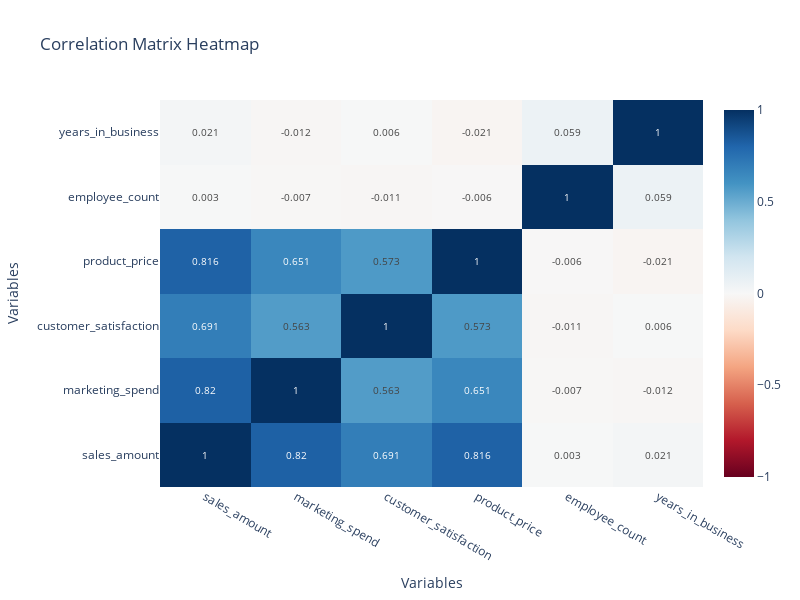
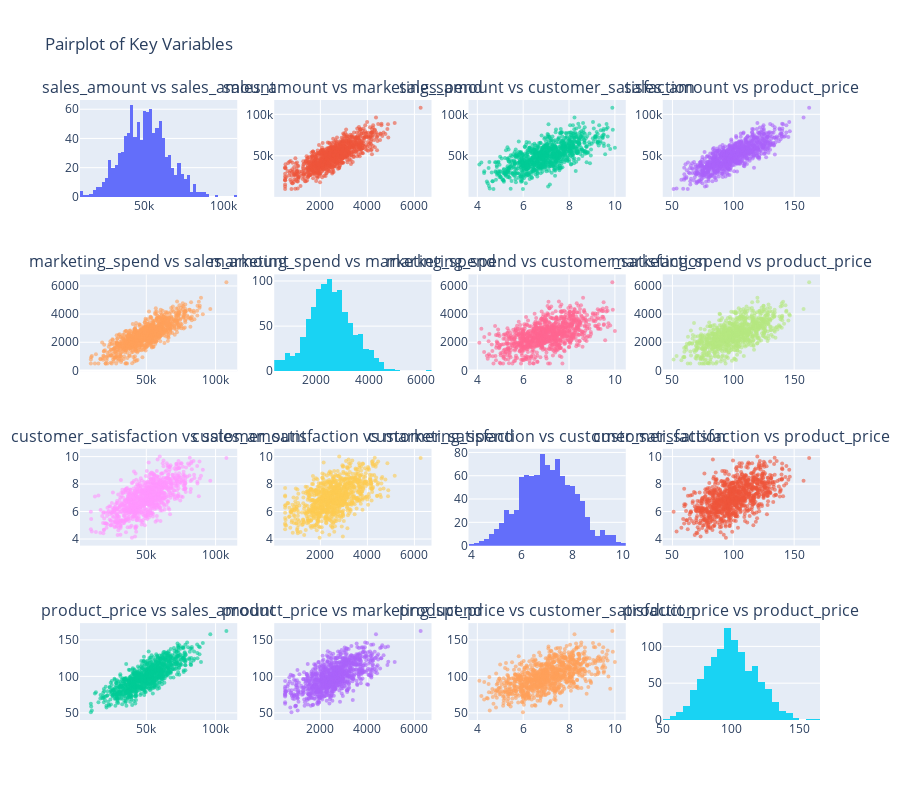

Notebook cell for these charts, in order:
### Code cell
# 3. CORRELATION ANALYSIS AND HEATMAPS
# ====================================

print("CORRELATION ANALYSIS")
print("=" * 22)

# Calculate correlation matrices
numeric_data = df[numeric_cols]
correlation_matrix = numeric_data.corr()

# Create interactive correlation heatmap
fig = go.Figure(data=go.Heatmap(
 z=correlation_matrix.values,
 x=correlation_matrix.columns,
 y=correlation_matrix.columns,
 colorscale='RdBu',
 zmid=0,
 text=correlation_matrix.round(3).values,
 texttemplate="%{text}",
 textfont={"size": 10},
 hoverongaps=False
))

fig.update_layout(
 title="Correlation Matrix Heatmap",
 width=800, height=600,
 xaxis_title="Variables",
 yaxis_title="Variables"
)
fig.show()

# Correlation strength analysis
print("\n3.1 Strong Correlations (|r| > 0.5):")
print("-" * 35)
strong_corrs = []
for i in range(len(correlation_matrix.columns)):
    for j in range(i+1, len(correlation_matrix.columns)):
        corr_val = correlation_matrix.iloc[i, j]
        if abs(corr_val) > 0.5:
            strong_corrs.append({
                'Variable_1': correlation_matrix.columns[i],
                'Variable_2': correlation_matrix.columns[j],
                'Correlation': round(corr_val, 3),
                'Strength': 'Strong' if abs(corr_val) > 0.7 else 'Moderate'
            })

if strong_corrs:
 strong_corr_df = pd.DataFrame(strong_corrs)
 strong_corr_df = strong_corr_df.sort_values('Correlation', key=abs, ascending=False)
 print(strong_corr_df.to_string(index=False))
else:
 print("No strong correlations found (|r| > 0.5)")

# Pairplot for key relationships
print("\n3.2 Creating pairplot for key variables...")
key_vars = ['sales_amount', 'marketing_spend', 'customer_satisfaction', 'product_price']
pairplot_data = df[key_vars + ['region']].copy()

# Create pairplot with Plotly
from plotly.graph_objects import Scatter
fig_pair = make_subplots(rows=len(key_vars), cols=len(key_vars),
 subplot_titles=[f"{x} vs {y}" for x in key_vars for y in key_vars])

for i, var1 in enumerate(key_vars):
    for j, var2 in enumerate(key_vars):
        if i == j:
            # Diagonal: histogram
            fig_pair.add_trace(
                go.Histogram(x=df[var1], name=var1, showlegend=False),
                row=i+1, col=j+1
            )
        else:
            # Off-diagonal: scatter plot
            fig_pair.add_trace(
                go.Scatter(x=df[var2], y=df[var1], mode='markers',
                          name=f'{var1} vs {var2}', showlegend=False,
                          marker=dict(size=4, opacity=0.6)),
                row=i+1, col=j+1
            )

fig_pair.update_layout(height=800, title_text="Pairplot of Key Variables")
fig_pair.show()

print("\n Correlation analysis complete!")

### Figure 1 — Plotly figure (JSON) as saved in the notebook; plotly's stock layout.template omitted (floating-point values rounded to 4 significant figures)
{"data": [{"colorscale": [[0, "rgb(103,0,31)"], [0.1, "rgb(178,24,43)"], [0.2, "rgb(214,96,77)"], [0.3, "rgb(244,165,130)"], [0.4, "rgb(253,219,199)"], [0.5, "rgb(247,247,247)"], [0.6, "rgb(209,229,240)"], [0.7, "rgb(146,197,222)"], [0.8, "rgb(67,147,195)"], [0.9, "rgb(33,102,172)"], [1, "rgb(5,48,97)"]], "hoverongaps": false, "text": [[1.0, 0.82, 0.691, 0.816, 0.003, 0.021], [0.82, 1.0, 0.563, 0.651, -0.007, -0.012], [0.691, 0.563, 1.0, 0.573, -0.011, 0.006], [0.816, 0.651, 0.573, 1.0, -0.006, -0.021], [0.003, -0.007, -0.011, -0.006, 1.0, 0.059], [0.021, -0.012, 0.006, -0.021, 0.059, 1.0]], "textfont": {"size": 10}, "texttemplate": "%{text}", "type": "heatmap", "x": ["sales_amount", "marketing_spend", "customer_satisfaction", "product_price", "employee_count", "years_in_business"], "y": ["sales_amount", "marketing_spend", "customer_satisfaction", "product_price", "employee_count", "years_in_business"], "z": [[1.0, 0.8199, 0.6914, 0.8164, 0.003289, 0.02137], [0.8199, 1.0, 0.5631, 0.6513, -0.006868, -0.01243], [0.6914, 0.5631, 1.0, 0.5733, -0.01111, 0.005546], [0.8164, 0.6513, 0.5733, 1.0, -0.006009, -0.02125], [0.003289, -0.006868, -0.01111, -0.006009, 1.0, 0.0592], [0.02137, -0.01243, 0.005546, -0.02125, 0.0592, 1.0]], "zmid": 0}], "layout": {"height": 600, "title": {"text": "Correlation Matrix Heatmap"}, "width": 800, "xaxis": {"title": {"text": "Variables"}}, "yaxis": {"title": {"text": "Variables"}}}}

### Figure 2 — Plotly figure (JSON) as saved in the notebook; plotly's stock layout.template omitted (floating-point values rounded to 4 significant figures; data arrays with more than 128 entries replaced by an {"elided": "..."} marker saying what was removed)
{"data": [{"name": "sales_amount", "showlegend": false, "type": "histogram", "x": {"elided": "1000 float values"}, "xaxis": "x", "yaxis": "y"}, {"marker": {"opacity": 0.6, "size": 4}, "mode": "markers", "name": "sales_amount vs marketing_spend", "showlegend": false, "type": "scatter", "x": {"elided": "1000 float values"}, "xaxis": "x2", "y": {"elided": "1000 float values"}, "yaxis": "y2"}, {"marker": {"opacity": 0.6, "size": 4}, "mode": "markers", "name": "sales_amount vs customer_satisfaction", "showlegend": false, "type": "scatter", "x": {"elided": "1000 float values"}, "xaxis": "x3", "y": {"elided": "1000 float values"}, "yaxis": "y3"}, {"marker": {"opacity": 0.6, "size": 4}, "mode": "markers", "name": "sales_amount vs product_price", "showlegend": false, "type": "scatter", "x": {"elided": "1000 float values"}, "xaxis": "x4", "y": {"elided": "1000 float values"}, "yaxis": "y4"}, {"marker": {"opacity": 0.6, "size": 4}, "mode": "markers", "name": "marketing_spend vs sales_amount", "showlegend": false, "type": "scatter", "x": {"elided": "1000 float values"}, "xaxis": "x5", "y": {"elided": "1000 float values"}, "yaxis": "y5"}, {"name": "marketing_spend", "showlegend": false, "type": "histogram", "x": {"elided": "1000 float values"}, "xaxis": "x6", "yaxis": "y6"}, {"marker": {"opacity": 0.6, "size": 4}, "mode": "markers", "name": "marketing_spend vs customer_satisfaction", "showlegend": false, "type": "scatter", "x": {"elided": "1000 float values"}, "xaxis": "x7", "y": {"elided": "1000 float values"}, "yaxis": "y7"}, {"marker": {"opacity": 0.6, "size": 4}, "mode": "markers", "name": "marketing_spend vs product_price", "showlegend": false, "type": "scatter", "x": {"elided": "1000 float values"}, "xaxis": "x8", "y": {"elided": "1000 float values"}, "yaxis": "y8"}, {"marker": {"opacity": 0.6, "size": 4}, "mode": "markers", "name": "customer_satisfaction vs sales_amount", "showlegend": false, "type": "scatter", "x": {"elided": "1000 float values"}, "xaxis": "x9", "y": {"elided": "1000 float values"}, "yaxis": "y9"}, {"marker": {"opacity": 0.6, "size": 4}, "mode": "markers", "name": "customer_satisfaction vs marketing_spend", "showlegend": false, "type": "scatter", "x": {"elided": "1000 float values"}, "xaxis": "x10", "y": {"elided": "1000 float values"}, "yaxis": "y10"}, {"name": "customer_satisfaction", "showlegend": false, "type": "histogram", "x": {"elided": "1000 float values"}, "xaxis": "x11", "yaxis": "y11"}, {"marker": {"opacity": 0.6, "size": 4}, "mode": "markers", "name": "customer_satisfaction vs product_price", "showlegend": false, "type": "scatter", "x": {"elided": "1000 float values"}, "xaxis": "x12", "y": {"elided": "1000 float values"}, "yaxis": "y12"}, {"marker": {"opacity": 0.6, "size": 4}, "mode": "markers", "name": "product_price vs sales_amount", "showlegend": false, "type": "scatter", "x": {"elided": "1000 float values"}, "xaxis": "x13", "y": {"elided": "1000 float values"}, "yaxis": "y13"}, {"marker": {"opacity": 0.6, "size": 4}, "mode": "markers", "name": "product_price vs marketing_spend", "showlegend": false, "type": "scatter", "x": {"elided": "1000 float values"}, "xaxis": "x14", "y": {"elided": "1000 float values"}, "yaxis": "y14"}, {"marker": {"opacity": 0.6, "size": 4}, "mode": "markers", "name": "product_price vs customer_satisfaction", "showlegend": false, "type": "scatter", "x": {"elided": "1000 float values"}, "xaxis": "x15", "y": {"elided": "1000 float values"}, "yaxis": "y15"}, {"name": "product_price", "showlegend": false, "type": "histogram", "x": {"elided": "1000 float values"}, "xaxis": "x16", "yaxis": "y16"}], "layout": {"annotations": [{"font": {"size": 16}, "showarrow": false, "text": "sales_amount vs sales_amount", "x": 0.1062, "xanchor": "center", "xref": "paper", "y": 1, "yanchor": "bottom", "yref": "paper"}, {"font": {"size": 16}, "showarrow": false, "text": "sales_amount vs marketing_spend", "x": 0.3688, "xanchor": "center", "xref": "paper", "y": 1, "yanchor": "bottom", "yref": "paper"}, {"font": {"size": 16}, "showarrow": false, "text": "sales_amount vs customer_satisfaction", "x": 0.6313, "xanchor": "center", "xref": "paper", "y": 1, "yanchor": "bottom", "yref": "paper"}, {"font": {"size": 16}, "showarrow": false, "text": "sales_amount vs product_price", "x": 0.8938, "xanchor": "center", "xref": "paper", "y": 1, "yanchor": "bottom", "yref": "paper"}, {"font": {"size": 16}, "showarrow": false, "text": "marketing_spend vs sales_amount", "x": 0.1062, "xanchor": "center", "xref": "paper", "y": 0.7188, "yanchor": "bottom", "yref": "paper"}, {"font": {"size": 16}, "showarrow": false, "text": "marketing_spend vs marketing_spend", "x": 0.3688, "xanchor": "center", "xref": "paper", "y": 0.7188, "yanchor": "bottom", "yref": "paper"}, {"font": {"size": 16}, "showarrow": false, "text": "marketing_spend vs customer_satisfaction", "x": 0.6313, "xanchor": "center", "xref": "paper", "y": 0.7188, "yanchor": "bottom", "yref": "paper"}, {"font": {"size": 16}, "showarrow": false, "text": "marketing_spend vs product_price", "x": 0.8938, "xanchor": "center", "xref": "paper", "y": 0.7188, "yanchor": "bottom", "yref": "paper"}, {"font": {"size": 16}, "showarrow": false, "text": "customer_satisfaction vs sales_amount", "x": 0.1062, "xanchor": "center", "xref": "paper", "y": 0.4375, "yanchor": "bottom", "yref": "paper"}, {"font": {"size": 16}, "showarrow": false, "text": "customer_satisfaction vs marketing_spend", "x": 0.3688, "xanchor": "center", "xref": "paper", "y": 0.4375, "yanchor": "bottom", "yref": "paper"}, {"font": {"size": 16}, "showarrow": false, "text": "customer_satisfaction vs customer_satisfaction", "x": 0.6313, "xanchor": "center", "xref": "paper", "y": 0.4375, "yanchor": "bottom", "yref": "paper"}, {"font": {"size": 16}, "showarrow": false, "text": "customer_satisfaction vs product_price", "x": 0.8938, "xanchor": "center", "xref": "paper", "y": 0.4375, "yanchor": "bottom", "yref": "paper"}, {"font": {"size": 16}, "showarrow": false, "text": "product_price vs sales_amount", "x": 0.1062, "xanchor": "center", "xref": "paper", "y": 0.1562, "yanchor": "bottom", "yref": "paper"}, {"font": {"size": 16}, "showarrow": false, "text": "product_price vs marketing_spend", "x": 0.3688, "xanchor": "center", "xref": "paper", "y": 0.1562, "yanchor": "bottom", "yref": "paper"}, {"font": {"size": 16}, "showarrow": false, "text": "product_price vs customer_satisfaction", "x": 0.6313, "xanchor": "center", "xref": "paper", "y": 0.1562, "yanchor": "bottom", "yref": "paper"}, {"font": {"size": 16}, "showarrow": false, "text": "product_price vs product_price", "x": 0.8938, "xanchor": "center", "xref": "paper", "y": 0.1562, "yanchor": "bottom", "yref": "paper"}], "height": 800, "title": {"text": "Pairplot of Key Variables"}, "xaxis": {"anchor": "y", "domain": [0, 0.2125]}, "xaxis10": {"anchor": "y10", "domain": [0.2625, 0.475]}, "xaxis11": {"anchor": "y11", "domain": [0.525, 0.7375]}, "xaxis12": {"anchor": "y12", "domain": [0.7875, 1]}, "xaxis13": {"anchor": "y13", "domain": [0, 0.2125]}, "xaxis14": {"anchor": "y14", "domain": [0.2625, 0.475]}, "xaxis15": {"anchor": "y15", "domain": [0.525, 0.7375]}, "xaxis16": {"anchor": "y16", "domain": [0.7875, 1]}, "xaxis2": {"anchor": "y2", "domain": [0.2625, 0.475]}, "xaxis3": {"anchor": "y3", "domain": [0.525, 0.7375]}, "xaxis4": {"anchor": "y4", "domain": [0.7875, 1]}, "xaxis5": {"anchor": "y5", "domain": [0, 0.2125]}, "xaxis6": {"anchor": "y6", "domain": [0.2625, 0.475]}, "xaxis7": {"anchor": "y7", "domain": [0.525, 0.7375]}, "xaxis8": {"anchor": "y8", "domain": [0.7875, 1]}, "xaxis9": {"anchor": "y9", "domain": [0, 0.2125]}, "yaxis": {"anchor": "x", "domain": [0.8438, 1]}, "yaxis10": {"anchor": "x10", "domain": [0.2812, 0.4375]}, "yaxis11": {"anchor": "x11", "domain": [0.2812, 0.4375]}, "yaxis12": {"anchor": "x12", "domain": [0.2812, 0.4375]}, "yaxis13": {"anchor": "x13", "domain": [0, 0.1562]}, "yaxis14": {"anchor": "x14", "domain": [0, 0.1562]}, "yaxis15": {"anchor": "x15", "domain": [0, 0.1562]}, "yaxis16": {"anchor": "x16", "domain": [0, 0.1562]}, "yaxis2": {"anchor": "x2", "domain": [0.8438, 1]}, "yaxis3": {"anchor": "x3", "domain": [0.8438, 1]}, "yaxis4": {"anchor": "x4", "domain": [0.8438, 1]}, "yaxis5": {"anchor": "x5", "domain": [0.5625, 0.7188]}, "yaxis6": {"anchor": "x6", "domain": [0.5625, 0.7188]}, "yaxis7": {"anchor": "x7", "domain": [0.5625, 0.7188]}, "yaxis8": {"anchor": "x8", "domain": [0.5625, 0.7188]}, "yaxis9": {"anchor": "x9", "domain": [0.2812, 0.4375]}}}
